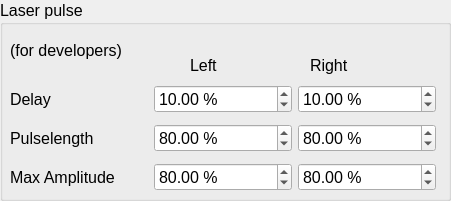
           <widget class="QGroupBox" name="groupBox_12">
            <property name="geometry">
             <rect>
              <x>440</x>
              <y>500</y>
              <width>451</width>
              <height>201</height>
             </rect>
            </property>
            <property name="font">
             <font>
              <pointsize>12</pointsize>
             </font>
            </property>
            <property name="title">
             <string>Laser pulse</string>
            </property>
            <widget class="QLabel" name="label_22">
             <property name="geometry">
              <rect>
               <x>190</x>
               <y>50</y>
               <width>91</width>
               <height>31</height>
              </rect>
             </property>
             <property name="font">
              <font>
               <pointsize>12</pointsize>
              </font>
             </property>
             <property name="text">
              <string>Left</string>
             </property>
            </widget>
            <widget class="QLabel" name="label_23">
             <property name="geometry">
              <rect>
               <x>310</x>
               <y>50</y>
               <width>91</width>
               <height>31</height>
              </rect>
             </property>
             <property name="font">
              <font>
               <pointsize>12</pointsize>
              </font>
             </property>
             <property name="text">
              <string>Right</string>
             </property>
            </widget>
            <widget class="QWidget" name="layoutWidget">
             <property name="geometry">
              <rect>
               <x>10</x>
               <y>80</y>
               <width>426</width>
               <height>118</height>
              </rect>
             </property>
             <layout class="QGridLayout" name="gridLayout_2">
              <item row="0" column="0">
               <widget class="QLabel" name="label_40">
                <property name="font">
                 <font>
                  <pointsize>12</pointsize>
                 </font>
                </property>
                <property name="text">
                 <string>Delay</string>
                </property>
               </widget>
              </item>
              <item row="0" column="1">
               <widget class="QDoubleSpinBox" name="LeftLaserPulseDelaySpinBox">
                <property name="enabled">
                 <bool>true</bool>
                </property>
                <property name="font">
                 <font>
                  <pointsize>12</pointsize>
                 </font>
                </property>
                <property name="suffix">
                 <string> %</string>
                </property>
                <property name="maximum">
                 <double>100.000000000000000</double>
                </property>
                <property name="singleStep">
                 <double>0.100000000000000</double>
                </property>
                <property name="value">
                 <double>10.000000000000000</double>
                </property>
               </widget>
              </item>
              <item row="0" column="2">
               <widget class="QDoubleSpinBox" name="RightLaserPulseDelaySpinBox">
                <property name="enabled">
                 <bool>true</bool>
                </property>
                <property name="font">
                 <font>
                  <pointsize>12</pointsize>
                 </font>
                </property>
                <property name="suffix">
                 <string> %</string>
                </property>
                <property name="maximum">
                 <double>100.000000000000000</double>
                </property>
                <property name="singleStep">
                 <double>0.100000000000000</double>
                </property>
                <property name="value">
                 <double>10.000000000000000</double>
                </property>
               </widget>
              </item>
              <item row="1" column="0">
               <widget class="QLabel" name="label_41">
                <property name="font">
                 <font>
                  <pointsize>12</pointsize>
                 </font>
                </property>
                <property name="text">
                 <string>Pulselength</string>
                </property>
               </widget>
              </item>
              <item row="1" column="1">
               <widget class="QDoubleSpinBox" name="LeftLaserPulseLengthSpinBox">
                <property name="enabled">
                 <bool>true</bool>
                </property>
                <property name="font">
                 <font>
                  <pointsize>12</pointsize>
                 </font>
                </property>
                <property name="suffix">
                 <string> %</string>
                </property>
                <property name="maximum">
                 <double>100.000000000000000</double>
                </property>
                <property name="singleStep">
                 <double>0.100000000000000</double>
                </property>
                <property name="value">
                 <double>80.000000000000000</double>
                </property>
               </widget>
              </item>
              <item row="1" column="2">
               <widget class="QDoubleSpinBox" name="RightLaserPulseLengthSpinBox">
                <property name="enabled">
                 <bool>true</bool>
                </property>
                <property name="font">
                 <font>
                  <pointsize>12</pointsize>
                 </font>
                </property>
                <property name="suffix">
                 <string> %</string>
                </property>
                <property name="maximum">
                 <double>100.000000000000000</double>
                </property>
                <property name="singleStep">
                 <double>0.100000000000000</double>
                </property>
                <property name="value">
                 <double>80.000000000000000</double>
                </property>
               </widget>
              </item>
              <item row="2" column="0">
               <widget class="QLabel" name="label_51">
                <property name="font">
                 <font>
                  <pointsize>12</pointsize>
                 </font>
                </property>
                <property name="text">
                 <string>Max Amplitude</string>
                </property>
               </widget>
              </item>
              <item row="2" column="1">
               <widget class="QDoubleSpinBox" name="LeftLaserPulseMaxAmplitudeSpinBox">
                <property name="enabled">
                 <bool>true</bool>
                </property>
                <property name="font">
                 <font>
                  <pointsize>12</pointsize>
                 </font>
                </property>
                <property name="suffix">
                 <string> %</string>
                </property>
                <property name="maximum">
                 <double>100.000000000000000</double>
                </property>
                <property name="singleStep">
                 <double>0.100000000000000</double>
                </property>
                <property name="value">
                 <double>80.000000000000000</double>
                </property>
               </widget>
              </item>
              <item row="2" column="2">
               <widget class="QDoubleSpinBox" name="RightLaserPulseMaxAmplitudeSpinBox">
                <property name="enabled">
                 <bool>true</bool>
                </property>
                <property name="font">
                 <font>
                  <pointsize>12</pointsize>
                 </font>
                </property>
                <property name="suffix">
                 <string> %</string>
                </property>
                <property name="maximum">
                 <double>100.000000000000000</double>
                </property>
                <property name="singleStep">
                 <double>0.100000000000000</double>
                </property>
                <property name="value">
                 <double>80.000000000000000</double>
                </property>
               </widget>
              </item>
             </layout>
            </widget>
            <widget class="QLabel" name="label_55">
             <property name="geometry">
              <rect>
               <x>10</x>
               <y>30</y>
               <width>151</width>
               <height>41</height>
              </rect>
             </property>
             <property name="font">
              <font>
               <pointsize>12</pointsize>
              </font>
             </property>
             <property name="text">
              <string>(for developers)</string>
             </property>
            </widget>
           </widget>
